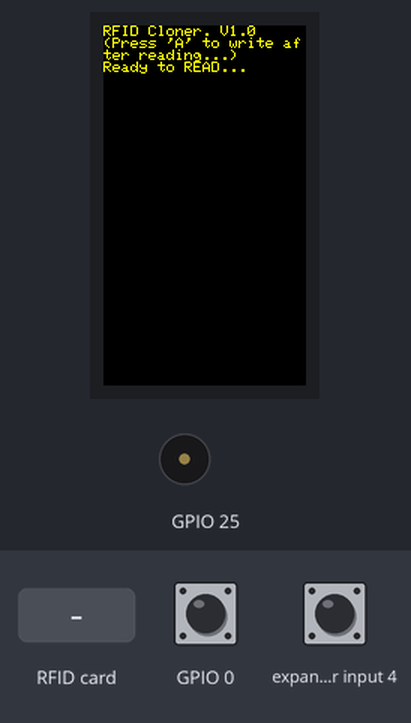
A sketch run on a simulated ESP32-S3. Parts: 135×240 colour display, buzzer (waves = sounding). Inputs (shaded band) come from the test bench; at power-on: GPIO 0 HIGH, expander input 4 HIGH.

Above: at 1.4 s.
1.5 s: RFID card 5E 7A 19 C4 held to the reader
At 2.0 s:
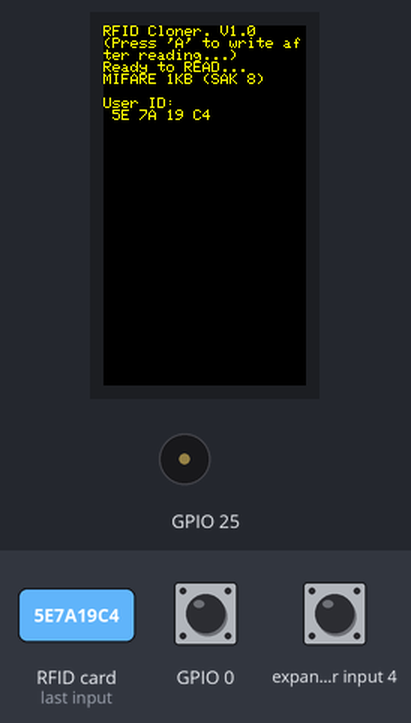
3.0 s: GPIO 0 pulled LOW for 0.15 s
At 4.3 s:
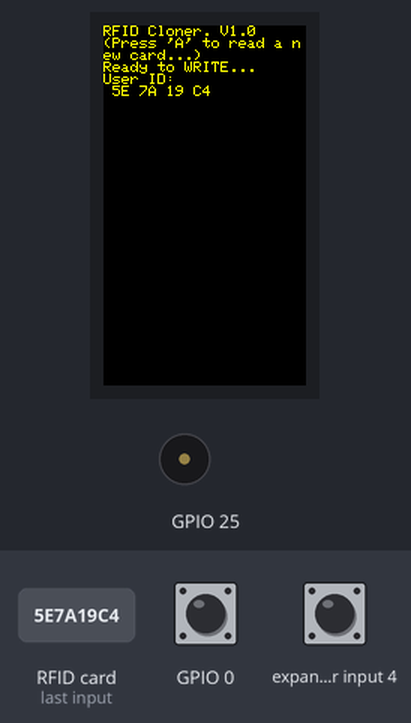
4.6 s: GPIO 0 pulled LOW for 1 s
At 6.7 s:
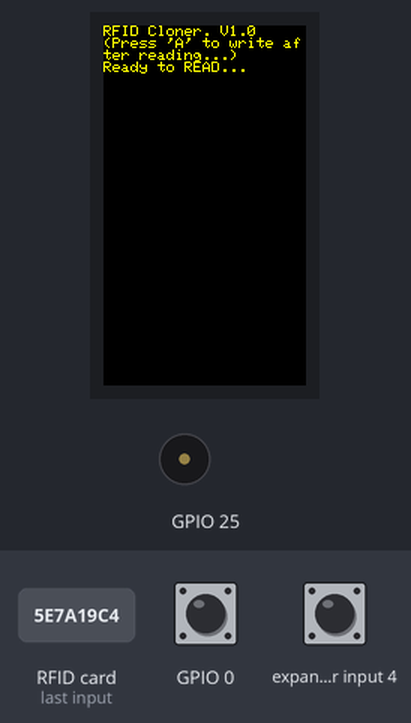
Timing chart, 0 to 8.2 s (numbered marks = the images above; inputs shaded):
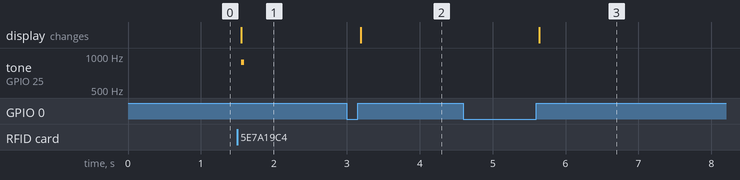

The sketch:

RFIDCopy-M5Cardputer.ino
```cpp
#include <Wire.h>
#include "MFRC522_I2C.h"
#include <M5Cardputer.h>

MFRC522 mfrc522(0x28); // Create MFRC522 instance.

enum state {
  read_mode,
  write_mode
} currentState;

bool readUID = false;

byte UID[20];
uint8_t UIDLength = 0;

void displayReadMode() {
  M5Cardputer.Display.setTextSize(1); // Reduce text size
  M5Cardputer.Display.println(F("RFID Cloner. V1.0"));
  M5Cardputer.Display.setTextSize(1); // Reduce text size
  M5Cardputer.Display.println(F("(Press 'A' to write after reading...)"));
  M5Cardputer.Display.setTextSize(1); // Reduce text size
  M5Cardputer.Display.println(F("Ready to READ..."));
}

void displayWriteMode() {
  M5Cardputer.Display.setTextSize(1); // Reduce text size
  M5Cardputer.Display.println(F("RFID Cloner. V1.0"));
  M5Cardputer.Display.setTextSize(1); // Reduce text size
  M5Cardputer.Display.println(F("(Press 'A' to read a new card...)"));
  M5Cardputer.Display.setTextSize(1); // Reduce text size
  M5Cardputer.Display.println(F("Ready to WRITE..."));
  displayUID();
}

void beep_attention() {
  M5Cardputer.Speaker.tone(882, 40);
  delay(100);
}

void beep_error() {
  M5Cardputer.Speaker.tone(495, 60);
  delay(60);
}

void beep_writeOK() {
  M5Cardputer.Speaker.tone(661, 60);
  delay(60);
  M5Cardputer.Speaker.tone(882, 100);
  delay(100);
}

void cls() {
  M5Cardputer.Display.setTextColor(YELLOW);
  M5Cardputer.Display.setTextSize(1); // Reduce text size
  M5Cardputer.Display.fillScreen(BLACK);
  M5Cardputer.Display.setCursor(0, 0);
}

void setup() {
  M5Cardputer.begin();
  M5Cardputer.Display.setRotation(1); // Rotate the display by 90 degrees
  M5Cardputer.Display.fillScreen(BLACK);
  M5Cardputer.Display.setCursor(0, 0);
  M5Cardputer.Display.setTextColor(YELLOW);
  M5Cardputer.Display.setTextSize(1); // Reduce text size
  M5Cardputer.Display.setCursor(0, 0);
  Serial.begin(115200);
  Wire.begin();
  mfrc522.PCD_Init();
  currentState = read_mode;
  displayReadMode();
}

void loop() {
  M5.update();

  if (M5.BtnA.wasReleased() && readUID) {
    cls();
    switch (currentState) {
      case read_mode:
        currentState = write_mode;
        displayWriteMode();
        break;
      case write_mode:
        currentState = read_mode;
        displayReadMode();
        readUID = false;
        break;
    }
  }

  if (!mfrc522.PICC_IsNewCardPresent())
    return;
  if (!mfrc522.PICC_ReadCardSerial())
    return;

  cls();

  switch (currentState) {
    case read_mode:
      displayReadMode();
      readCard();
      break;
    case write_mode:
      displayWriteMode();
      writeCard();
      break;
  }

  mfrc522.PICC_HaltA();
}

void readCard() {
  MFRC522::PICC_Type piccType = (MFRC522::PICC_Type)mfrc522.PICC_GetType(mfrc522.uid.sak);
  M5Cardputer.Display.setTextSize(1); // Reduce text size
  M5Cardputer.Display.print(F(""));
  M5Cardputer.Display.print(mfrc522.PICC_GetTypeName(piccType));
  M5Cardputer.Display.setTextSize(1); // Reduce text size
  M5Cardputer.Display.print(F(" (SAK "));
  M5Cardputer.Display.print(mfrc522.uid.sak);
  M5Cardputer.Display.print(")\r\n");
  if (piccType != MFRC522::PICC_TYPE_MIFARE_MINI &&
      piccType != MFRC522::PICC_TYPE_MIFARE_1K &&
      piccType != MFRC522::PICC_TYPE_MIFARE_4K) {
    M5Cardputer.Display.setTextColor(RED);
    M5Cardputer.Display.setTextSize(1); // Reduce text size
    M5Cardputer.Display.setCursor(0, 80); // Move the error message down
    M5Cardputer.Display.println(F("Not MIFARE Classic"));
    M5Cardputer.Display.setCursor(0, 0); // Reset cursor
    M5Cardputer.Display.setTextColor(YELLOW);
    beep_error();
    delay(1000);
  } else {
    M5Cardputer.Display.println("");
    readUID = true;
    UIDLength = mfrc522.uid.size;
    for (byte i = 0; i < UIDLength; i++) {
      UID[i] = mfrc522.uid.uidByte[i];
    }
    Serial.println();
    displayUID();
    beep_attention();
    delay(1000);
  }
}

void displayUID() {
  M5Cardputer.Display.setTextSize(1); // Reduce text size
  M5Cardputer.Display.println(F("User ID:"));
  M5Cardputer.Display.setTextSize(1); // Reduce text size
  for (byte i = 0; i < UIDLength; i++) {
    M5Cardputer.Display.print(UID[i] < 0x10 ? " 0" : " ");
    M5Cardputer.Display.print(UID[i], HEX);
  }
}

void writeCard() {
  if (mfrc522.MIFARE_SetUid(UID, (byte)UIDLength, true)) {
    M5Cardputer.Display.println();
    M5Cardputer.Display.setTextSize(1); // Reduce text size
    M5Cardputer.Display.println(F("Wrote UID."));
    M5Cardputer.Display.setTextSize(1); // Reduce text size
    M5Cardputer.Display.println();
    beep_writeOK();
  } else {
    M5Cardputer.Display.setTextColor(RED);
    M5Cardputer.Display.setTextSize(1); // Reduce text size
    M5Cardputer.Display.println();
    M5Cardputer.Display.println(F("Write failed."));
    M5Cardputer.Display.setTextSize(1); // Reduce text size
    M5Cardputer.Display.setTextColor(YELLOW);
    beep_error();
  }

  mfrc522.PICC_HaltA();
  delay(1000);
}
```

Measured:
- after the input at 1.5 s, tone on GPIO 25: silent → 882 Hz after 0.06 s, → silent 0.04 s later; the display: changes after 0.06 s (image 1)
- after the input at 3.0 s, the display: changes after 0.19 s (image 2)
- after the input at 4.6 s, the display: changes after 1.0 s (image 3)
